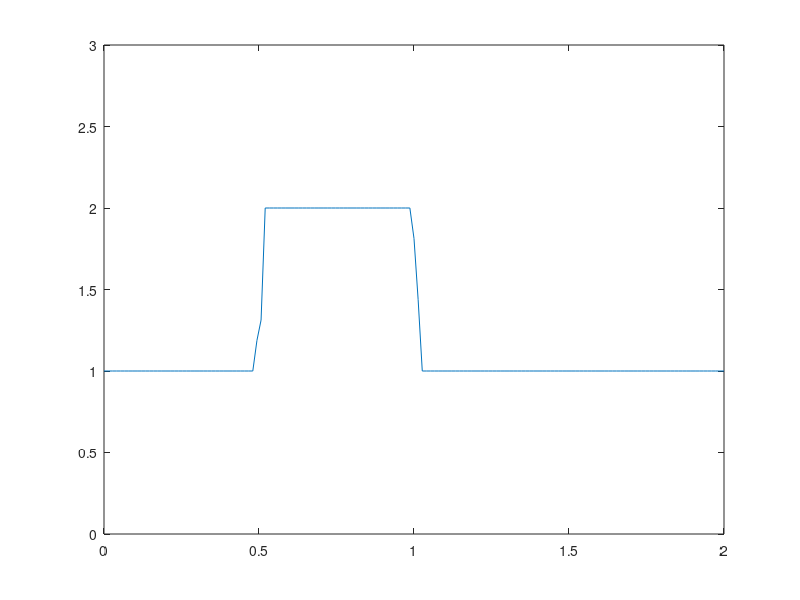

Source code (MATLAB): (Note: this script raises an error after producing the figure.)
clear all;
close all;

nt = 151; %Number of time steps
tmax = 0.5; %Maximum simulation time
dt = tmax/(nt-1); %Time step size
niu = 0.01;

nx = 151; %Number of total space nodes
xmax = 2; % Maximum space length
dx = xmax/(nx-1); %Width of space step

x =0:dx:xmax; %lenth of step size
c =1; %Constant transport velocity

u = zeros(1,nx); % Prelocating u
un = zeros(1,nx); %Prelocating un is the current temporal point

%Courant-Freidrich-Lewy Number



%initial conditions
for i = 1:nx
    if ((0.5 <= x(i)) && (x(i)<=1))   %setting up the square initial condition
        u(i) = 2;
    else 
        u(i)=1;
    end
end 

% discretization
for it=0:nt % for every unit time the value of u must be calculated
    un = u;
    for i = 2:nx-1 %matlab array index starts with one
  
        u(i)=un(i)+niu*dt/(dx^2)*(un(i+1)-2*un(i)+un(i-1))-un(i)*dt/dx*(un(i)-un(i-1));
   
    end
    h =plot(x,u);
    axis ([0 2 0 3]); %sets the limit to the axes in the plot
    drawnow; 
    refreshdata(h);
    pause(0.08);
        
end 